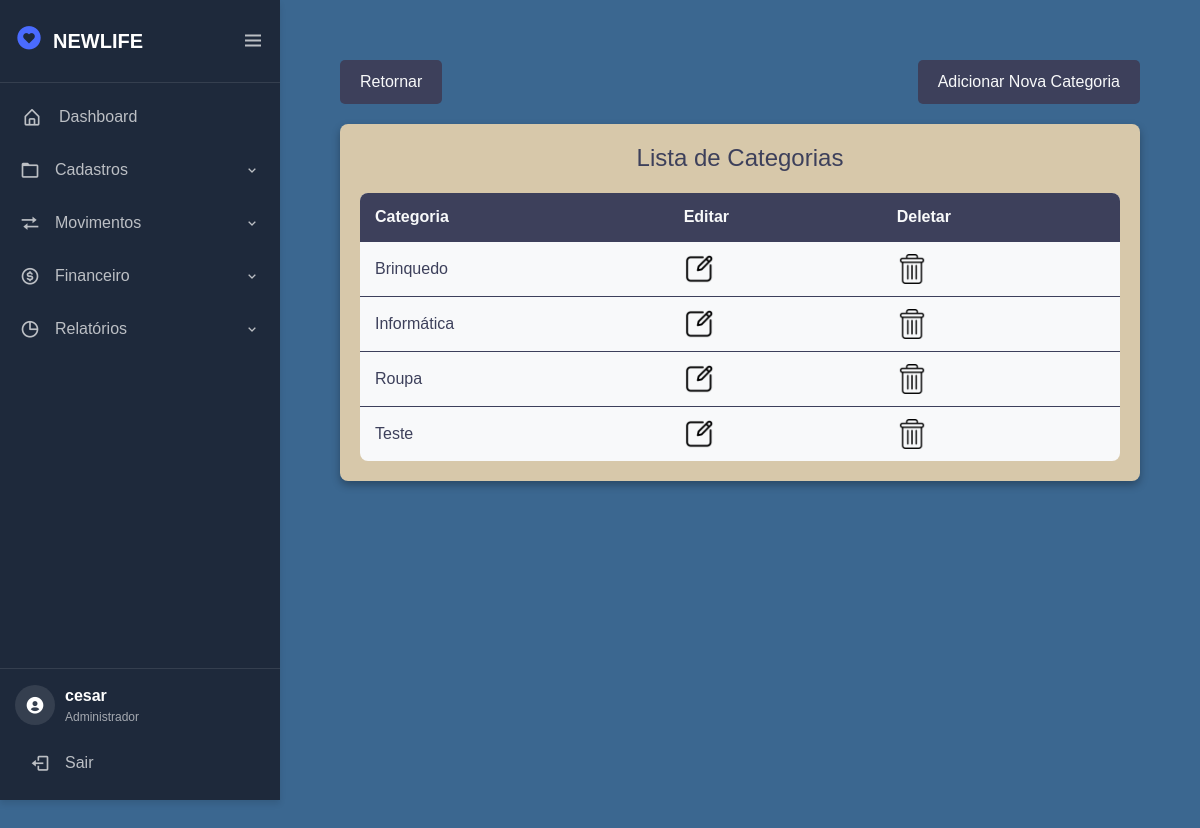
Screenshot of /tela/categoria/ (signed in) with the database file from the repository.
### estoque/models.py (models this page shows, shortened)
class Categoria(models.Model):
    nome = models.CharField(max_length=40)
    class Meta:
        ordering = ['nome']
        verbose_name = 'categoria'
        verbose_name_plural = 'categorias'

### estoque/views.py (the view)
# urls.py: path('categoria/', views.categoria, name='categoria'),
@login_required(login_url="/login/")
def categoria(request):
    categorias = Categoria.objects.all()
    context = {
        'categorias' : categorias,
    }
    return render(request, 'categoria.html', context)

### estoque/templates/categoria.html (shortened to what this page needs)
{% extends 'tela.html' %}
{% load static %}
{% block 'head' %}
<link rel="stylesheet" href="{% static 'css/categoria.css' %}">
{% endblock %}
{% block 'dashboard' %}
<div class="container-principal">
    <div class="botoes-superiores">
        <a href="{% url 'lista' %}" class="botao">Retornar</a>
        <a href="{% url 'cadastroCategoria' %}" class="botao">Adicionar Nova Categoria</a>
    </div>
    <div class="principal">
        <h2>Lista de Categorias</h2>
        <table class="tabela_categoria">
            <thead>
                <tr>
                    <th>Categoria</th>
                    <th>Editar</th>
                    <th>Deletar</th>
                </tr>
            </thead>
            <tbody class="corpo_tabela">
                {% for categoria in categorias %}
                <tr>
                    <td>{{ categoria.nome }}</td>
                    <td>
                        <a href="{% url 'editCategoria' categoria.id %}">
                            <img width="30" height="30" src="{% static 'img/Editar.png' %}" alt="Editar">
                        </a>
                    </td>
                    <td>
                        <a href="{% url 'deletarCategoria' categoria.id %}">
                            <img width="30" height="30" src="{% static 'img/Deletar.png' %}" alt="Deletar">
                        </a>
                    </td>
                </tr>
                {% endfor %}
            </tbody>
        </table>
    </div>
</div>
{% endblock %}

### estoque/templates/tela.html (shortened to what this page needs)
{% load static %}
<!doctype html>
<html lang="pt-BR">
<head>
  <link rel="stylesheet" href="https://cdn.jsdelivr.net/npm/bootstrap@4.6.1/dist/css/bootstrap.min.css">
  <link rel="stylesheet" href="{% static 'css/styletela.css' %}">
  <link rel="stylesheet" href="{% static 'css/general.css' %}">
  <link href="https://cdn.jsdelivr.net/npm/boxicons@latest/css/boxicons.min.css" rel='stylesheet'>
  <link rel="stylesheet" href="https://cdnjs.cloudflare.com/ajax/libs/animate.css/4.1.1/animate.min.css"/>
  {% block 'head' %}{% endblock %}
</head>
<body>
  <div class="sidebar-tech">
    <div class="logo-container">
      <div class="logo-tech">
        <div class="logo-icon"><i class='bx bxs-heart-circle'></i></div>
        <div class="logo-text">NEWLIFE</div>
      </div>
      <i class="bx bx-menu toggle-btn" id="sidebarToggle"></i>
    </div>
    <nav class="nav-tech">
      <ul class="nav-list">
        <li class="nav-item">
          <a href="{% url 'inicial' %}" class="nav-link">
            <i class="bx bx-home-alt"></i>
            <span class="link-text">Dashboard</span>
          </a>
        </li>
        <li class="nav-group">
          <div class="group-header">
            <i class="bx bx-folder"></i>
            <span class="group-title">Cadastros</span>
            <i class="bx bx-chevron-down group-arrow"></i>
          </div>
        </li>
        <li class="nav-group">
          <div class="group-header">
            <i class="bx bx-transfer"></i>
            <span class="group-title">Movimentos</span>
            <i class="bx bx-chevron-down group-arrow"></i>
          </div>
        </li>
        <li class="nav-group">
          <div class="group-header">
            <i class='bx bx-dollar-circle'></i>
            <span class="group-title">Financeiro</span>
            <i class="bx bx-chevron-down group-arrow"></i>
          </div>
        </li>
        <li class="nav-group">
          <div class="group-header">
            <i class="bx bx-pie-chart-alt"></i>
            <span class="group-title">Relatórios</span>
            <i class="bx bx-chevron-down group-arrow"></i>
          </div>
        </li>
      </ul>
    </nav>
    <div class="user-panel">
      <div class="user-info">
        <div class="user-avatar">
          <i class='bx bxs-user-circle'></i>
        </div>
        <div class="user-details">
          <div class="user-name">
            {% if request.user.is_authenticated %}
              {{ request.user.get_full_name|default:request.user.username }}
            {% else %}
              Visitante
            {% endif %}
          </div>
          <div class="user-role">
            {% if request.user.is_superuser %}
              Administrador
            {% elif request.user.is_staff %}
              Funcionário
            {% else %}
              Usuário Comum
            {% endif %}
          </div>
        </div>
      </div>
      <a href="{% url 'logout' %}" class="logout-btn">
        <i class="bx bx-log-out"></i>
        <span>Sair</span>
      </a>
    </div>
  </div>
  <section class="main-content">
    {% block 'dashboard'%}
    {% endblock %}
  </section>
</body>
</html>

### estoque/static/css/styletela.css (style rules this page uses)
:root { --primary-color: #4a6bff; --secondary-color: #6c757d; --success-color: #28a745; --danger-color: #dc3545; --warning-color: #ffc107; --info-color: #17a2b8; --light-color: #f8f9fa; --dark-color: #343a40; --sidebar-bg: #1e293b; --sidebar-width: 280px; --sidebar-collapsed-width: 80px; --transition-speed: 0.3s; --shadow: 0 4px 6px rgba(0, 0, 0, 0.1); --main-color: #d7c8aa; --dark-color: #3d405b; --light-color: #f8f9fa; --contrast-color: #f88863; --differential-color: #3b6790; --background-color: #fff8e3; }
body { background-color: var(--differential-color); }
.sidebar-tech { position: fixed; top: 0; left: 0; height: 100vh; width: var(--sidebar-width); background: var(--sidebar-bg); color: white; transition: all var(--transition-speed) ease; z-index: 1000; display: flex; flex-direction: column; box-shadow: var(--shadow); overflow: visible; }
.logo-container { display: flex; align-items: center; justify-content: space-between; padding: 20px 15px; border-bottom: 1px solid rgba(255, 255, 255, 0.1); }
.logo-tech { display: flex; align-items: center; gap: 10px; }
.logo-icon { font-size: 28px; color: var(--primary-color); }
.logo-text { font-size: 20px; font-weight: 600; white-space: nowrap; transition: opacity var(--transition-speed); }
.toggle-btn { font-size: 24px; cursor: pointer; transition: transform var(--transition-speed); color: rgba(255, 255, 255, 0.7); }
.nav-tech { flex: 1; overflow-y: auto; overflow-x: hidden; padding: 10px 0; }
.nav-list { list-style: none; padding: 0; margin: 0; }
.nav-item, .nav-group { margin-bottom: 5px; }
.nav-link { display: flex; align-items: center; padding: 12px 20px; color: rgba(255, 255, 255, 0.7); text-decoration: none; transition: all var(--transition-speed); position: relative; }
.nav-link::before { content: ''; position: absolute; left: 0; top: 0; height: 100%; width: 3px; background: var(--primary-color); transform: scaleY(0); transition: transform var(--transition-speed); }
.nav-link i { font-size: 20px; margin-right: 15px; min-width: 24px; text-align: center; }
.link-text { white-space: nowrap; transition: opacity var(--transition-speed); }
.nav-group { position: relative; }
.group-header { display: flex; align-items: center; padding: 12px 20px; cursor: pointer; color: rgba(255, 255, 255, 0.7); transition: all var(--transition-speed); }
.group-header i:first-child { font-size: 20px; margin-right: 15px; }
.group-title { flex: 1; white-space: nowrap; transition: opacity var(--transition-speed); }
.group-arrow { transition: transform var(--transition-speed); }
.user-panel { padding: 15px; border-top: 1px solid rgba(255, 255, 255, 0.1); margin-top: auto; }
.user-info { display: flex; align-items: center; margin-bottom: 15px; }
.user-avatar { width: 40px; height: 40px; border-radius: 50%; background: rgba(255, 255, 255, 0.1); display: flex; align-items: center; justify-content: center; margin-right: 10px; font-size: 20px; }
.user-details { flex: 1; overflow: hidden; }
.user-name { font-weight: 600; white-space: nowrap; transition: opacity var(--transition-speed); }
.user-role { font-size: 12px; color: rgba(255, 255, 255, 0.6); white-space: nowrap; transition: opacity var(--transition-speed); }
.logout-btn { display: flex; align-items: center; padding: 10px 15px; color: rgba(255, 255, 255, 0.7); text-decoration: none; border-radius: 5px; transition: all var(--transition-speed); width: 100%; }
.logout-btn i { font-size: 20px; margin-right: 15px; }
.main-content { margin-left: var(--sidebar-width); padding: 20px; min-height: 100vh; transition: margin-left var(--transition-speed); overflow-x: hidden; }
body, html { overflow-x: hidden; }
a { text-decoration: none !important; }

### estoque/static/css/general.css (style rules this page uses)
:root { --main-color: #d7c8aa; --dark-color: #3d405b; --light-color: #f8f9fa; --contrast-color: #f88863; --differential-color: #3b6790; --background-color: #fff8e3; }

### rows the page displays
Categoria: nome "Brinquedo"
Categoria: nome "Informática"
Categoria: nome "Roupa"
Categoria: nome "Teste"

### other values shown
{{ request.user.get_full_name|default:request.user.username }} "cesar"
